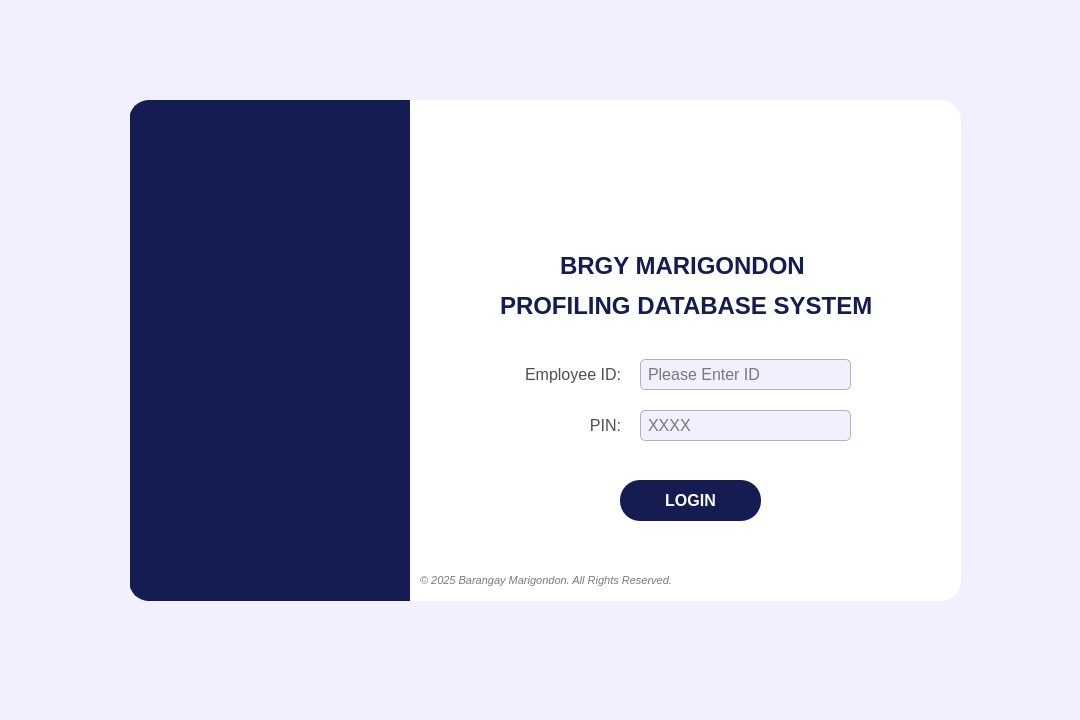
<?xml version="1.0" encoding="UTF-8"?>
<ui version="4.0">
 <class>Widget</class>
 <widget class="QWidget" name="Widget">
  <property name="geometry">
   <rect>
    <x>0</x>
    <y>0</y>
    <width>1080</width>
    <height>720</height>
   </rect>
  </property>
  <property name="sizePolicy">
   <sizepolicy hsizetype="Fixed" vsizetype="Fixed">
    <horstretch>0</horstretch>
    <verstretch>0</verstretch>
   </sizepolicy>
  </property>
  <property name="minimumSize">
   <size>
    <width>1080</width>
    <height>720</height>
   </size>
  </property>
  <property name="maximumSize">
   <size>
    <width>1080</width>
    <height>720</height>
   </size>
  </property>
  <property name="windowTitle">
   <string>Form</string>
  </property>
  <property name="autoFillBackground">
   <bool>false</bool>
  </property>
  <property name="styleSheet">
   <string notr="true">background-color: #f2efff;</string>
  </property>
  <widget class="QFrame" name="basepanel">
   <property name="geometry">
    <rect>
     <x>130</x>
     <y>100</y>
     <width>831</width>
     <height>501</height>
    </rect>
   </property>
   <property name="styleSheet">
    <string notr="true">#basepanel{
	background-color: #FFFFFF;
	border-radius: 20px;
	border: 2px solid #ffffff;
}
</string>
   </property>
   <property name="frameShape">
    <enum>QFrame::StyledPanel</enum>
   </property>
   <property name="frameShadow">
    <enum>QFrame::Raised</enum>
   </property>
   <widget class="QFrame" name="bluepanel">
    <property name="geometry">
     <rect>
      <x>-1</x>
      <y>0</y>
      <width>281</width>
      <height>501</height>
     </rect>
    </property>
    <property name="styleSheet">
     <string notr="true">#bluepanel{
	background-color: #141c52;
	border: 2px solid #141c52;
	border-top-left-radius: 20px;  
    border-bottom-left-radius: 20px;
    border-top-right-radius: 0px; 
    border-bottom-right-radius: 0px;
}
</string>
    </property>
    <property name="frameShape">
     <enum>QFrame::StyledPanel</enum>
    </property>
    <property name="frameShadow">
     <enum>QFrame::Raised</enum>
    </property>
   </widget>
   <widget class="QLabel" name="label_title2">
    <property name="geometry">
     <rect>
      <x>370</x>
      <y>190</y>
      <width>381</width>
      <height>31</height>
     </rect>
    </property>
    <property name="font">
     <font>
      <family>Arial</family>
      <pointsize>18</pointsize>
      <weight>75</weight>
      <bold>true</bold>
     </font>
    </property>
    <property name="styleSheet">
     <string notr="true">background-color: transparent;
color: #141c52;</string>
    </property>
    <property name="text">
     <string>PROFILING DATABASE SYSTEM</string>
    </property>
   </widget>
   <widget class="QPushButton" name="push_button_login">
    <property name="geometry">
     <rect>
      <x>490</x>
      <y>380</y>
      <width>141</width>
      <height>41</height>
     </rect>
    </property>
    <property name="font">
     <font>
      <family>Arial</family>
      <pointsize>12</pointsize>
      <weight>75</weight>
      <bold>true</bold>
     </font>
    </property>
    <property name="cursor">
     <cursorShape>PointingHandCursor</cursorShape>
    </property>
    <property name="styleSheet">
     <string notr="true">QPushButton {
    background-color: #141c52;
    color: white;
    border-radius: 20px;
    padding: 10px; /* Optional: Adjusts spacing inside the button */
}
QPushButton:hover {
    background-color: #1a237e; /* Slightly lighter blue when hovered */
}
QPushButton:pressed {
    background-color: #0f1442; /* Darker blue when clicked */
}</string>
    </property>
    <property name="text">
     <string>LOGIN</string>
    </property>
   </widget>
   <widget class="QLineEdit" name="line_edit_emp_id">
    <property name="geometry">
     <rect>
      <x>510</x>
      <y>259</y>
      <width>211</width>
      <height>31</height>
     </rect>
    </property>
    <property name="font">
     <font>
      <family>Arial</family>
      <pointsize>12</pointsize>
     </font>
    </property>
    <property name="styleSheet">
     <string notr="true">    border: 1px solid #b3b3b3;  /* Black border */
    border-radius: 5px;        /* Rounded corners */
    padding: 5px;               /* Inner spacing */
    background-color: #f2efff;  /* Gray background */
    color: #000000; </string>
    </property>
    <property name="placeholderText">
     <string>Please Enter ID</string>
    </property>
   </widget>
   <widget class="QLabel" name="label_emp_pin">
    <property name="geometry">
     <rect>
      <x>380</x>
      <y>310</y>
      <width>111</width>
      <height>31</height>
     </rect>
    </property>
    <property name="font">
     <font>
      <family>Arial</family>
      <pointsize>12</pointsize>
     </font>
    </property>
    <property name="styleSheet">
     <string notr="true">#label_emp_pin{
	background-color:transparent;
	color:#4f4f4f;
}</string>
    </property>
    <property name="text">
     <string>PIN:</string>
    </property>
    <property name="alignment">
     <set>Qt::AlignRight|Qt::AlignTrailing|Qt::AlignVCenter</set>
    </property>
   </widget>
   <widget class="QLineEdit" name="line_edit_emp_pin">
    <property name="geometry">
     <rect>
      <x>510</x>
      <y>310</y>
      <width>211</width>
      <height>31</height>
     </rect>
    </property>
    <property name="font">
     <font>
      <family>Arial</family>
      <pointsize>12</pointsize>
     </font>
    </property>
    <property name="styleSheet">
     <string notr="true">    border: 1px solid #b3b3b3;  /* Black border */
    border-radius: 5px;        /* Rounded corners */
    padding: 5px;               /* Inner spacing */
    background-color: #f2efff;  /* Gray background */
    color: #000000; </string>
    </property>
    <property name="placeholderText">
     <string>XXXX</string>
    </property>
   </widget>
   <widget class="QLabel" name="label_title1">
    <property name="geometry">
     <rect>
      <x>430</x>
      <y>150</y>
      <width>251</width>
      <height>31</height>
     </rect>
    </property>
    <property name="font">
     <font>
      <family>Arial</family>
      <pointsize>18</pointsize>
      <weight>75</weight>
      <bold>true</bold>
     </font>
    </property>
    <property name="styleSheet">
     <string notr="true">background-color: transparent;
color: #141c52;</string>
    </property>
    <property name="text">
     <string>BRGY MARIGONDON</string>
    </property>
   </widget>
   <widget class="QLabel" name="label_emp_id">
    <property name="geometry">
     <rect>
      <x>380</x>
      <y>259</y>
      <width>111</width>
      <height>31</height>
     </rect>
    </property>
    <property name="font">
     <font>
      <family>Arial</family>
      <pointsize>12</pointsize>
     </font>
    </property>
    <property name="styleSheet">
     <string notr="true">#label_emp_id{
	background-color:transparent;
	color:#4f4f4f;
}</string>
    </property>
    <property name="text">
     <string>Employee ID:</string>
    </property>
    <property name="alignment">
     <set>Qt::AlignRight|Qt::AlignTrailing|Qt::AlignVCenter</set>
    </property>
   </widget>
   <widget class="QLabel" name="label_title1_2">
    <property name="geometry">
     <rect>
      <x>510</x>
      <y>30</y>
      <width>101</width>
      <height>101</height>
     </rect>
    </property>
    <property name="font">
     <font>
      <family>Arial</family>
      <pointsize>18</pointsize>
      <weight>75</weight>
      <bold>true</bold>
     </font>
    </property>
    <property name="styleSheet">
     <string notr="true">background-color: transparent;
color: #ffffff;</string>
    </property>
    <property name="text">
     <string/>
    </property>
    <property name="pixmap">
     <pixmap>../../../../../Downloads/BARANGAY MARIGONDON SYSTEM.png</pixmap>
    </property>
    <property name="scaledContents">
     <bool>true</bool>
    </property>
   </widget>
   <widget class="QLabel" name="label_rights">
    <property name="geometry">
     <rect>
      <x>290</x>
      <y>470</y>
      <width>301</width>
      <height>20</height>
     </rect>
    </property>
    <property name="font">
     <font>
      <family>Arial</family>
      <pointsize>8</pointsize>
      <italic>true</italic>
     </font>
    </property>
    <property name="styleSheet">
     <string notr="true">#label_rights{
	background-color: transparent;
	border-color: transparent;
	color: #7a7a7a;
}

</string>
    </property>
    <property name="text">
     <string>© 2025 Barangay Marigondon. All Rights Reserved.</string>
    </property>
    <property name="alignment">
     <set>Qt::AlignLeading|Qt::AlignLeft|Qt::AlignVCenter</set>
    </property>
   </widget>
   <zorder>label_title2</zorder>
   <zorder>push_button_login</zorder>
   <zorder>line_edit_emp_id</zorder>
   <zorder>label_emp_pin</zorder>
   <zorder>line_edit_emp_pin</zorder>
   <zorder>label_title1</zorder>
   <zorder>label_emp_id</zorder>
   <zorder>label_title1_2</zorder>
   <zorder>label_rights</zorder>
   <zorder>bluepanel</zorder>
  </widget>
 </widget>
 <resources/>
 <connections/>
</ui>
